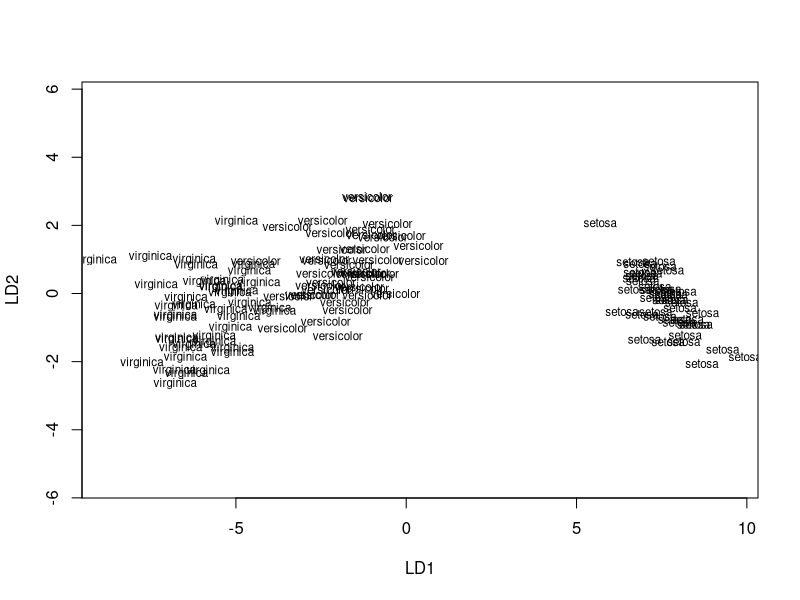
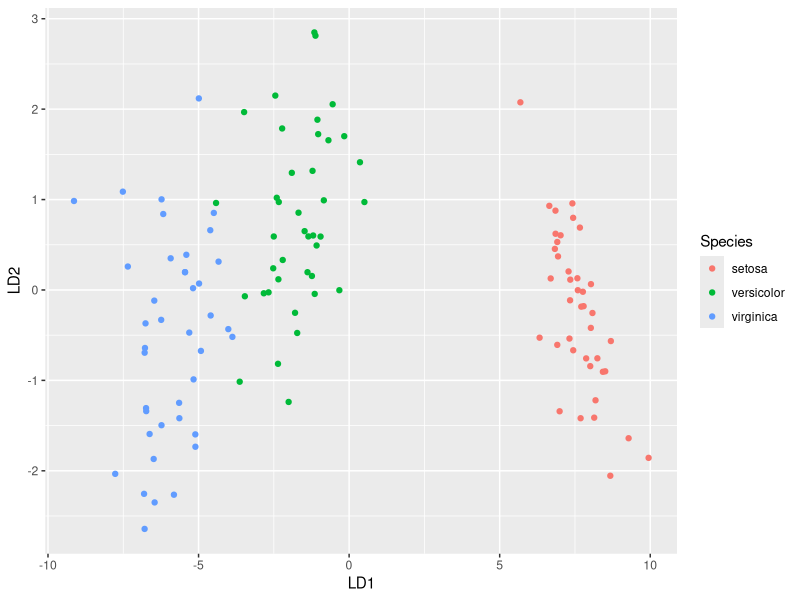

Here is the R script that generated these plots, in order:
## ---- chunk 1
knitr::opts_chunk$set(echo = TRUE)
## ---- chunk 2
library(MASS) # required for the lda() function
library(caret) 
library(tidyverse)

# Load the data
data("iris")

# Split the data into training (80%) and test set (20%)
set.seed(123)
training.samples <- iris$Species %>%
  createDataPartition(p = 0.8, list = FALSE)
train.data <- iris[training.samples, ]
test.data <- iris[-training.samples, ]

## ---- chunk 3
# Estimate preprocessing parameters
preproc.param <- train.data %>% 
  preProcess(method = c("center", "scale"))
# Transform the data using the estimated parameters
train.transformed <- preproc.param %>% predict(train.data)
test.transformed <- preproc.param %>% predict(test.data)
## ---- chunk 4
# Loading in data from separate files
# 
# learning_dat <- read.csv("YourLearningData.csv") # read in the data you will use to teach the analysis what each category looks like - minimally, you need a column for category (in your case, individual) plus one column for each of your variables
# 
# experimental_dat <- read.csv("YourExperimentalData.csv") # read in the data for which you will be predicting categories - this should be formatted exactly like your learing data
# 
# 
# 
# Predict_results <- predict(LDA_object, newdata = experimental_dat) # use the LDA results object to predict the category for your experimental data - NOTE: if you have multiple rows in your experimental data, you'll need to use a for loop to compare each row to your LDA object - try this on your own first and if you can't make it work, I'll show you what I did
## ---- chunk 5
LDA_object <- lda(Species~., data = train.transformed) # creates an object that is the results of the learning phase of the LDA - this is what you will use to predict what category each subsequent set of variables you feed it most likely belong to
LDA_object
plot(LDA_object)
## ---- chunk 6
Predict_results <- predict(LDA_object, newdata = test.transformed) # use the LDA results object to predict the category for your experimental data - NOTE: if you have multiple rows in your experimental data, you'll need to use a for loop to compare each row to your LDA object - try this on your own first and if you can't make it work, I'll show you what I did
## ---- chunk 7
lda.data <- cbind(train.transformed, predict(LDA_object)$x)
ggplot(lda.data, aes(LD1, LD2)) +
  geom_point(aes(color = Species))
## ---- chunk 8
# Model accuracy

mean(Predict_results$class==test.transformed$Species)
